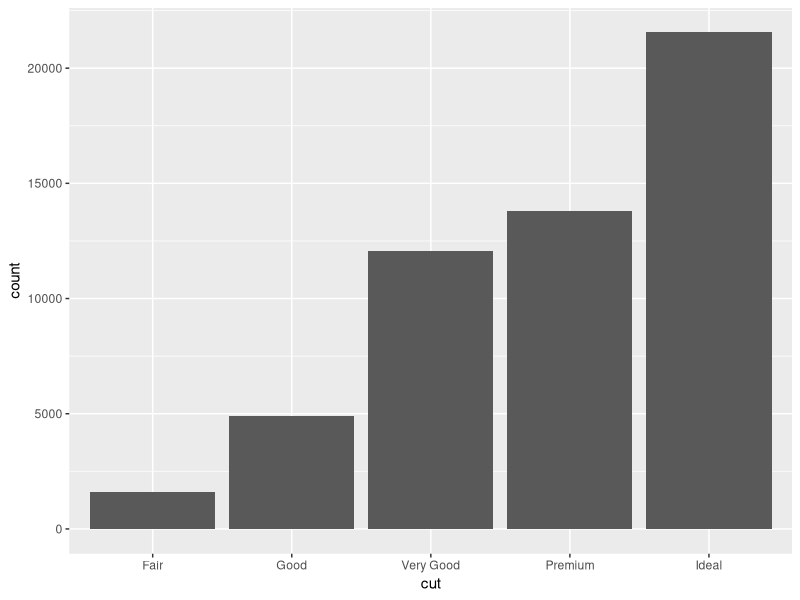
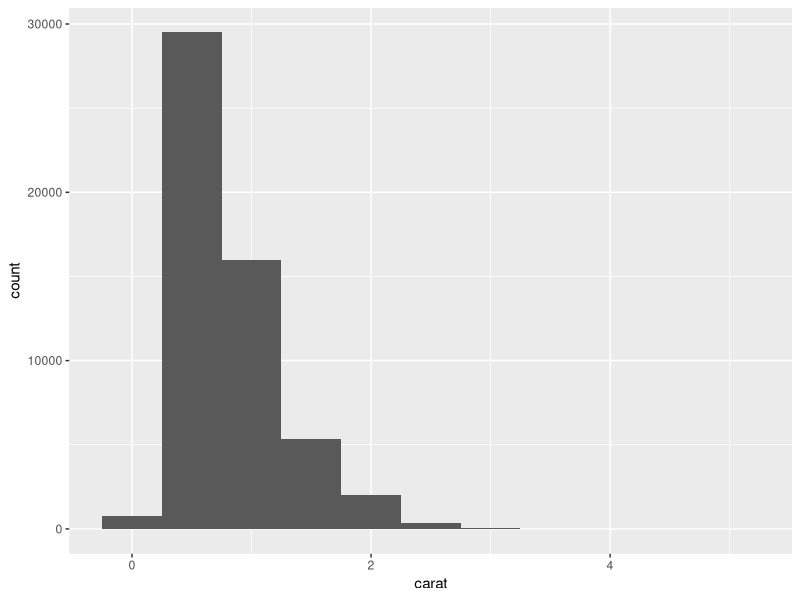
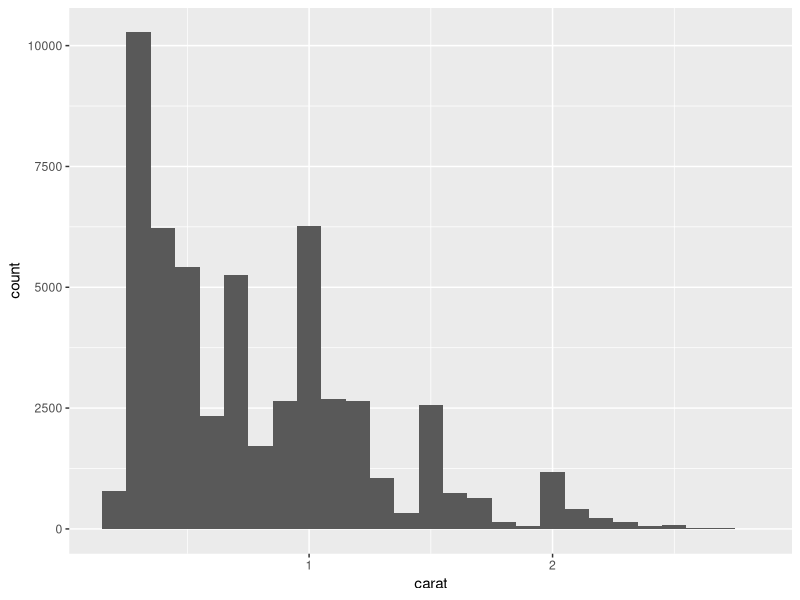
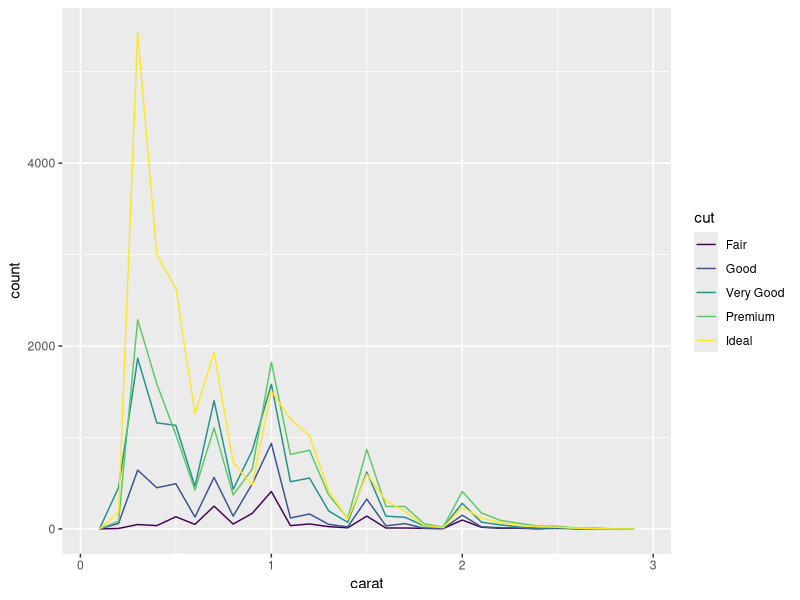

R code for these plots, in order:
## ---- chunk 1
knitr::opts_chunk$set(
  collapse = TRUE,
  comment = "#>"
)
## ---- chunk 2
library(tidyverse)

diamonds
## ---- chunk 3
diamonds %>%
  relocate(cut)
## ---- chunk 4
ggplot(data = diamonds) +
  geom_bar(mapping = aes(x = cut))
## ---- chunk 5
diamonds %>% 
  count(cut)
## ---- chunk 6
diamonds %>% 
  relocate(carat)
## ---- chunk 7
ggplot(data = diamonds) +
  geom_histogram(mapping = aes(x = carat), binwidth = 0.5)
## ---- chunk 8
diamonds %>% 
  count(cut_width(carat, 0.5))
## ---- chunk 9
smaller <- diamonds %>% 
  filter(carat < 3)
  
ggplot(data = smaller, mapping = aes(x = carat)) +
  geom_histogram(binwidth = 0.1)
## ---- chunk 10
ggplot(data = smaller, mapping = aes(x = carat, colour = cut)) +
  geom_freqpoly(binwidth = 0.1)
